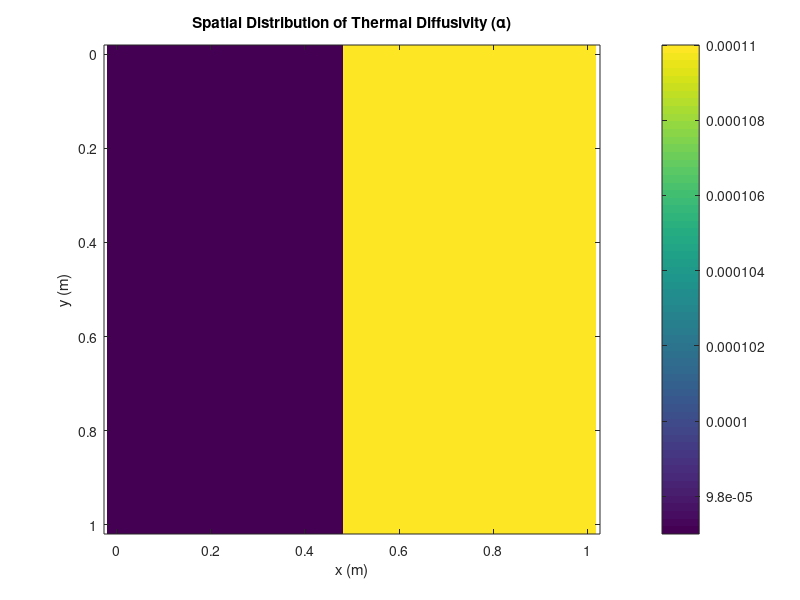
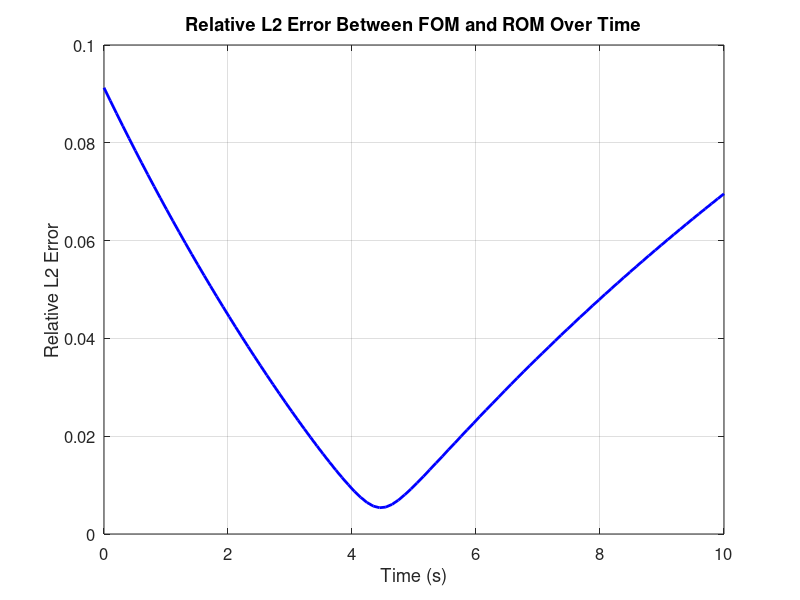
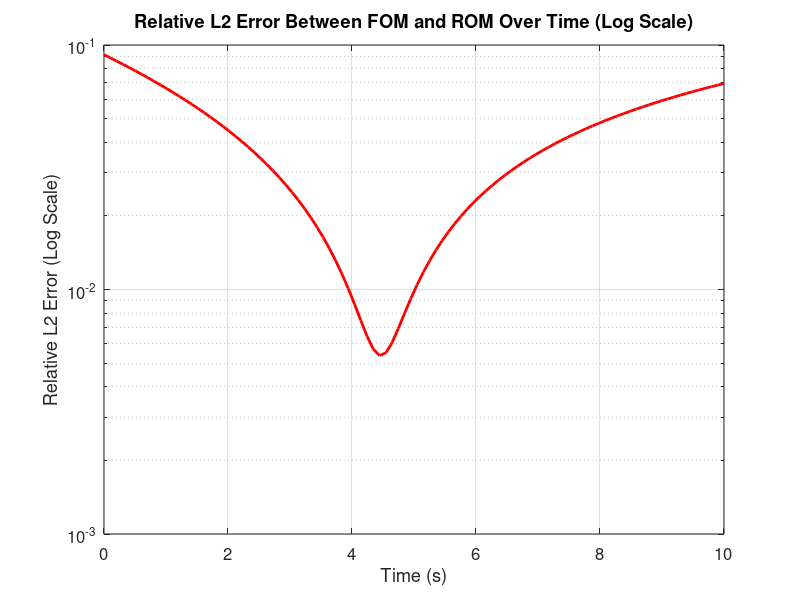
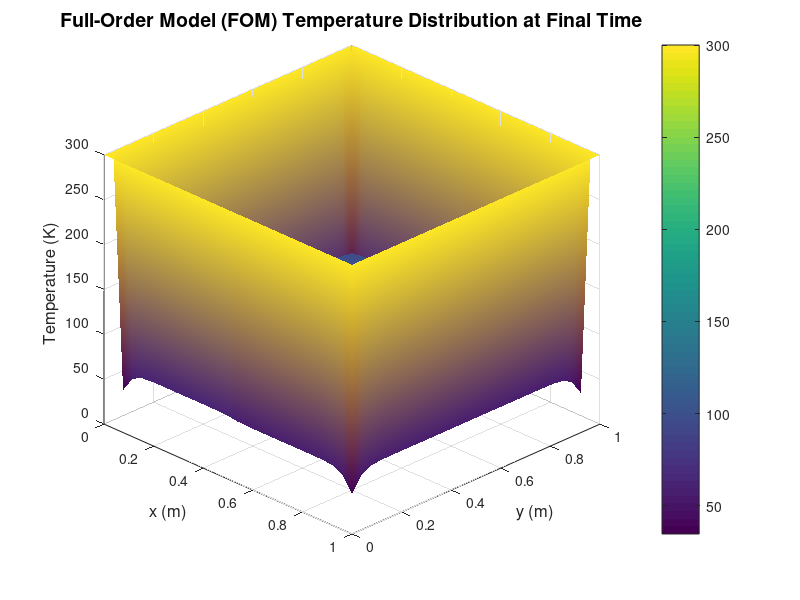

MATLAB code to generate these figures, in order:
% Galerkin POD Implementation for Half Aluminum and Half Copper Plate with Constant Temperature Boundaries

%% Clear Workspace and Command Window
clear; clc; close all;

%% 1. Define the Composite Plate Geometry and Material Properties

% Plate dimensions (meters)
Lx = 1.0; % Length in x-direction
Ly = 1.0; % Length in y-direction

% Number of grid points (interior points)
nx = 25; % Number of interior grid points in x
ny = 25; % Number of interior grid points in y
% Note: Increase nx and ny for higher resolution (e.g., 50), but ode45 may become slow

% Spatial discretization
dx = Lx / (nx + 1);
dy = Ly / (ny + 1);

% Create spatial grid including boundary points
x = linspace(0, Lx, nx+2); % x = [0, dx, 2dx, ..., Lx]
y = linspace(0, Ly, ny+2);
[X_grid, Y_grid] = meshgrid(x, y);

% Thermal diffusivities (m^2/s)
alpha_Al = 9.7e-5;  % Aluminum
alpha_Cu = 1.1e-4;  % Copper

% Initialize thermal diffusivity matrix (ny+2 x nx+2)
alpha = alpha_Al * ones(ny+2, nx+2); % Start with aluminum

% Assign copper diffusivity to the right half
half_x = ceil((nx+2)/2);
alpha(:, half_x:end) = alpha_Cu;

% Visualize thermal diffusivity distribution
figure;
imagesc(x, y, alpha);
colorbar;
title('Spatial Distribution of Thermal Diffusivity (\alpha)');
xlabel('x (m)');
ylabel('y (m)');
axis equal tight;

%% 2. Discretize the 2D Heat Equation Using Finite Differences

% Number of interior points
N = nx * ny;

% Initialize the thermal diffusivity for interior points (vector form)
alpha_vec = alpha(2:end-1, 2:end-1); % Exclude boundaries
alpha_vec = alpha_vec(:); % Flatten to vector

% Construct the Laplacian operator with variable diffusivity
% We use central differences and handle variable alpha

% Preallocate sparse matrix entries
row = [];
col = [];
val = [];

% Function to map 2D indices to 1D
idx = @(i, j) (j-1)*nx + i;

for j = 1:ny
    for i = 1:nx
        k = idx(i,j);
        % Current alpha
        alpha_ij = alpha_vec(k);
        
        % Center coefficient
        row(end+1) = k;
        col(end+1) = k;
        val(end+1) = -2*(alpha_ij / dx^2 + alpha_ij / dy^2);
        
        % East neighbor
        if i < nx
            row(end+1) = k;
            col(end+1) = idx(i+1, j);
            val(end+1) = alpha_ij / dx^2;
        end
        
        % West neighbor
        if i > 1
            row(end+1) = k;
            col(end+1) = idx(i-1, j);
            val(end+1) = alpha_ij / dx^2;
        end
        
        % North neighbor
        if j < ny
            row(end+1) = k;
            col(end+1) = idx(i, j+1);
            val(end+1) = alpha_ij / dy^2;
        end
        
        % South neighbor
        if j > 1
            row(end+1) = k;
            col(end+1) = idx(i, j-1);
            val(end+1) = alpha_ij / dy^2;
        end
    end
end

% Assemble the sparse Laplacian matrix
L = sparse(row, col, val, N, N);

%% 3. Initial Conditions and Boundary Conditions

% Initial temperature (K)
T_initial = 100; % Uniform initial temperature

% Initialize temperature matrix including boundaries
T0_matrix = T_initial * ones(ny+2, nx+2);

% Apply boundary conditions (constant temperature on all boundaries)
T0_matrix(:,1) = 300;        % Left boundary
T0_matrix(:,end) = 300;      % Right boundary
T0_matrix(1,:) = 300;        % Bottom boundary
T0_matrix(end,:) = 300;      % Top boundary

% Extract interior temperatures and flatten to vector
T0 = T0_matrix(2:end-1, 2:end-1);
T0 = T0(:);

%% 4. Define the ODE Function

% Define the ODE function as an anonymous function
% ODE function: dTdt = L * T
heat_ode = @(t, T) L * T;

%% 5. Solve the Full-Order Model Using ode45

% Time discretization for ODE
Tf = 10.0; % Final time (seconds)
dt = 0.1;  % Time step size (unused in ode45)
nt_output = 100; % Number of output time points
t_output = linspace(0, Tf, nt_output); % Define common output time points

% Options for ode45 to control accuracy and ensure outputs at t_output
options = odeset('RelTol',1e-4,'AbsTol',1e-6,'OutputFcn',[]);

fprintf('Solving the Full-Order Model (FOM) using ode45...\n');
tic;
[t_fom, T_fom] = ode45(heat_ode, t_output, T0, options);
toc;
fprintf('FOM solution completed.\n');

%% 6. Perform Proper Orthogonal Decomposition (POD)

% Collect snapshots (columns of temperature vectors)
snapshots = T_fom'; % Each column is a snapshot at a time step

% Compute Singular Value Decomposition (SVD)
fprintf('Performing Singular Value Decomposition (SVD)...\n');
[U, S, V] = svd(snapshots, 'econ');

% Compute cumulative energy
singular_values = diag(S);
energy = cumsum(singular_values.^2) / sum(singular_values.^2);

% Determine number of modes to retain (e.g., 99% energy)
energy_threshold = 0.99;
r = find(energy >= energy_threshold, 1, 'first');

fprintf('Number of POD modes retained: %d out of %d\n', r, N);

% Truncate to r modes
U_r = U(:,1:r);
S_r = S(1:r,1:r);
V_r = V(:,1:r);

%% 7. Construct the Galerkin Reduced-Order Model (ROM)

% Project the Laplacian matrix L onto the reduced basis
L_r = U_r' * L * U_r;

% Define the ODE function for ROM
heat_ode_rom = @(t, a) L_r * a;

%% 8. Solve the ROM Using ode45

% Initial conditions for ROM
a0_rom = U_r' * T0;

% Time span for ROM (same as FOM)
time_span_rom = t_output; % Ensure same time points

% Solve the ROM using ode45 with specified output times
fprintf('Solving the Reduced-Order Model (ROM) using ode45...\n');
tic;
[t_rom, a_rom] = ode45(heat_ode_rom, time_span_rom, a0_rom, options);
toc;
fprintf('ROM solution completed.\n');

%% 9. Reconstruct the Full Solution from ROM

% Reconstruct temperature snapshots from ROM coefficients
T_rom = U_r * a_rom'; % Each column corresponds to a snapshot

% Add boundary conditions back to reconstructed snapshots
% Initialize with boundary temperatures
T_rom_full = 300 * ones(ny+2, nx+2, length(t_rom));

for k = 1:length(t_rom)
    % Reshape interior temperatures
    T_interior = reshape(T_rom(:,k), nx, ny);
    
    % Insert into full temperature matrix
    T_full = 300 * ones(ny+2, nx+2);
    T_full(2:end-1, 2:end-1) = T_interior;
    
    % Store the full temperature matrix
    T_rom_full(:,:,k) = T_full;
end

%% 10. Compute and Plot the Relative L2 Error Over Time

fprintf('Computing the Relative L2 Error at each time step...\n');

% Initialize error vector
relative_error = zeros(length(t_fom), 1);

% Compute relative L2 error at each snapshot
for k = 1:length(t_fom)
    % Full-order temperature at time k
    T_full_k = T_fom(k, :)'; % Column vector
    
    % Reduced-order reconstructed temperature at time k
    T_rom_k = T_rom(:,k); % Column vector
    
    % Compute L2 norm of the difference
    numerator = norm(T_full_k - T_rom_k, 2);
    
    % Compute L2 norm of the full-order solution
    denominator = norm(T_full_k, 2);
    
    % Compute relative error
    relative_error(k) = numerator / denominator;
end

% Plot Relative L2 Error Over Time
figure;
plot(t_fom, relative_error, 'b-', 'LineWidth', 2);
xlabel('Time (s)', 'FontSize', 12);
ylabel('Relative L2 Error', 'FontSize', 12);
title('Relative L2 Error Between FOM and ROM Over Time', 'FontSize', 14);
grid on;
set(gca, 'FontSize', 12);

% Optionally, plot error on a logarithmic scale
figure;
semilogy(t_fom, relative_error, 'r-', 'LineWidth', 2);
xlabel('Time (s)', 'FontSize', 12);
ylabel('Relative L2 Error (Log Scale)', 'FontSize', 12);
title('Relative L2 Error Between FOM and ROM Over Time (Log Scale)', 'FontSize', 14);
grid on;
set(gca, 'FontSize', 12);

% Display maximum error information
[max_error, max_idx] = max(relative_error);
fprintf('Maximum Relative L2 Error: %.4f at time t = %.2f seconds.\n', max_error, t_fom(max_idx));

%% 11. Visualize the Temperature Distribution at Final Time

% Full-order model temperature at final time
T_fom_final = T_fom(end, :)'; % Column vector

% Reduced-order model reconstructed temperature at final time
T_rom_final = T_rom(:,end); % Column vector

% Reshape to 2D for visualization
T_fom_final_matrix = 300 * ones(ny+2, nx+2); % Initialize with boundary temperatures
T_fom_final_matrix(2:end-1, 2:end-1) = reshape(T_fom_final, nx, ny);

T_rom_final_matrix = 300 * ones(ny+2, nx+2); % Initialize with boundary temperatures
T_rom_final_matrix(2:end-1, 2:end-1) = reshape(T_rom_final, nx, ny);

% Create spatial grid for plotting
[X_plot, Y_plot] = meshgrid(x, y);

% Plot Full-Order Model Solution
figure;
surf(X_plot, Y_plot, T_fom_final_matrix, 'EdgeColor', 'none');
xlabel('x (m)', 'FontSize', 12);
ylabel('y (m)', 'FontSize', 12);
zlabel('Temperature (K)', 'FontSize', 12);
title('Full-Order Model (FOM) Temperature Distribution at Final Time', 'FontSize', 14);
shading interp;
colorbar;
view(45, 30);

% Plot Reduced-Order Model Solution
figure;
surf(X_plot, Y_plot, T_rom_final_matrix, 'EdgeColor', 'none');
xlabel('x (m)', 'FontSize', 12);
ylabel('y (m)', 'FontSize', 12);
zlabel('Temperature (K)', 'FontSize', 12);
title('Reduced-Order Model (ROM) Temperature Distribution at Final Time', 'FontSize', 14);
shading interp;
colorbar;
view(45, 30);
